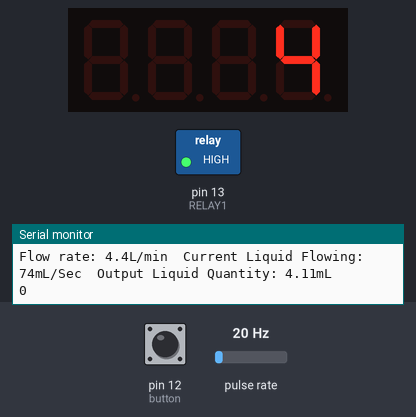
This sketch was run on a simulated Arduino Uno, built with avr-gcc and run on an emulated ATmega328P. On the bench: 4-digit seven-segment display, switched loads named in the sketch (green lamp = pin HIGH), the last lines printed to the serial monitor. Wiring (inferred from the names in the program): pulse sensor: data pin 2. The test bench sets the inputs (shaded band); at power-on: pulse rate 20 Hz, pin 12 (button) LOW.

Above: at 1.6 s.
1.7 s: pulse rate (sensor on pin 2) set to 4 Hz
At 3.1 s:
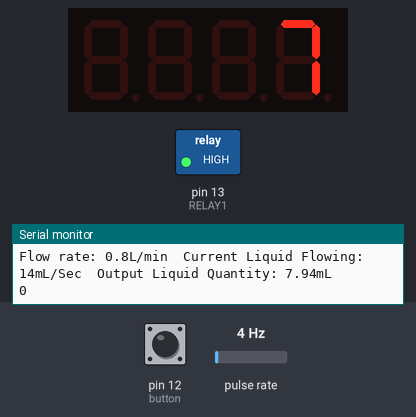
5.5 s: pulse rate (sensor on pin 2) set to 50 Hz
At 6.3 s:
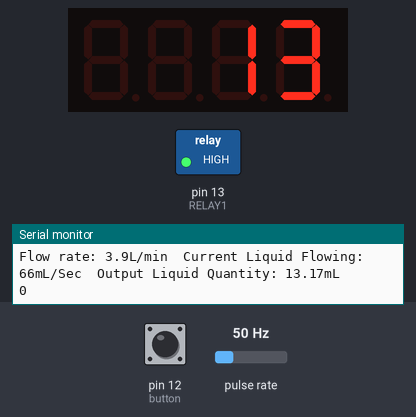
9.5 s: pulse rate (sensor on pin 2) set to 100 Hz
At 57.8 s:
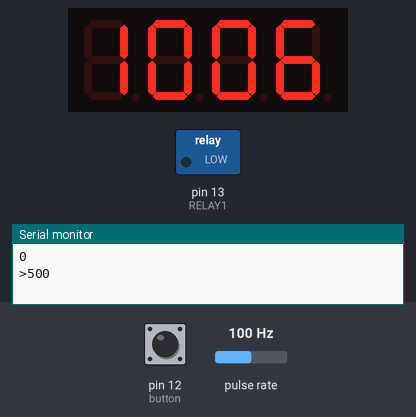
Timing chart, 0 to 59.3 s (numbered marks = the images above; inputs shaded):
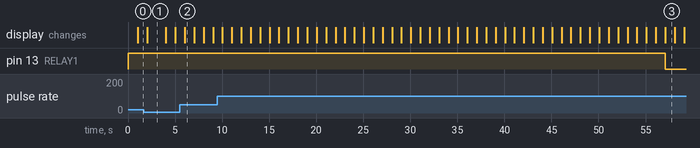

Measured:
- after the input at 9.5 s, pin 13 (RELAY1): HIGH → LOW after 47.6 s
- what the display in image 1 shows lasts 2.0 s, from 2.0 s to 4.0 s
- what the display in image 2 shows lasts 1.0 s, from 6.0 s to 7.0 s

The sketch:

NewSensorWater.ino
```cpp
#include <TM1637Display.h>

// Module connection pins (Digital Pins)
#define CLK 7
#define DIO 5

TM1637Display display(CLK, DIO);

byte sensorInterrupt = 0;  // 0 = digital pin 2
byte sensorPin       = 2;
#define RELAY1  13
#define button 12
int buttonState = 0;
void on()
{
  digitalWrite(RELAY1, HIGH);
}
void off()
{
  digitalWrite(RELAY1, LOW);
}

// The hall-effect flow sensor outputs approximately 4.5 pulses per second per
// litre/minute of flow.
float calibrationFactor = 4.5;
float cof = 18;

volatile byte pulseCount;

float flowRate;
unsigned int flowMilliLitres;
unsigned long totalMilliLitres;

unsigned long oldTime;

void setup()
{
  display.setBrightness(0x0a);
  display.showNumberDec(1111);
  pinMode(button, INPUT);
  pinMode(RELAY1, OUTPUT);
  //off();
  // Initialize a serial connection for reporting values to the host
  Serial.begin(38400);

  pinMode(sensorPin, INPUT);
  digitalWrite(sensorPin, HIGH);

  pulseCount        = 0;
  flowRate          = 0.0;
  flowMilliLitres   = 0;
  totalMilliLitres  = 0;
  oldTime           = 0;

  // The Hall-effect sensor is connected to pin 2 which uses interrupt 0.
  // Configured to trigger on a FALLING state change (transition from HIGH
  // state to LOW state)
  attachInterrupt(sensorInterrupt, pulseCounter, FALLING);
  on();
}

/**
 * Main program loop
 */
void loop()
{
  if((millis() - oldTime) > 1000)    // Only process counters once per second
  {
      detachInterrupt(sensorInterrupt);
      flowRate = ((1000.0 / (millis() - oldTime)) * pulseCount) / calibrationFactor;
      oldTime = millis();
      flowMilliLitres = (flowRate / 60) * 1000;
      totalMilliLitres += flowMilliLitres;

      unsigned int frac;
      Serial.print("Flow rate: ");
      Serial.print(int(flowRate));  // Print the integer part of the variable
      Serial.print(".");             // Print the decimal point
      // Determine the fractional part. The 10 multiplier gives us 1 decimal place.
      frac = (flowRate - int(flowRate)) * 10;
      Serial.print(frac, DEC) ;      // Print the fractional part of the variable
      Serial.print("L/min");
      // Print the number of litres flowed in this second
      Serial.print("  Current Liquid Flowing: ");             // Output separator
      Serial.print(flowMilliLitres);
      Serial.print("mL/Sec");

      // Print the cumulative total of litres flowed since starting
      Serial.print("  Output Liquid Quantity: ");             // Output separator
      Serial.print(totalMilliLitres/cof);
      Serial.println("mL");
      display.showNumberDec(totalMilliLitres/cof);

      // Reset the pulse counter so we can start incrementing again
      pulseCount = 0;
      buttonState = digitalRead(button);
      Serial.println(buttonState);
      if (totalMilliLitres/cof > 1000)
      {
        Serial.println(">500");
        off();
        if (buttonState == HIGH){
          totalMilliLitres = 0;
          on();
        }
      }

      // Enable the interrupt again now that we've finished sending output
      attachInterrupt(sensorInterrupt, pulseCounter, FALLING);
  }
}

/*
Insterrupt Service Routine
 */
void pulseCounter()
{
  // Increment the pulse counter
  pulseCount++;
}
```
